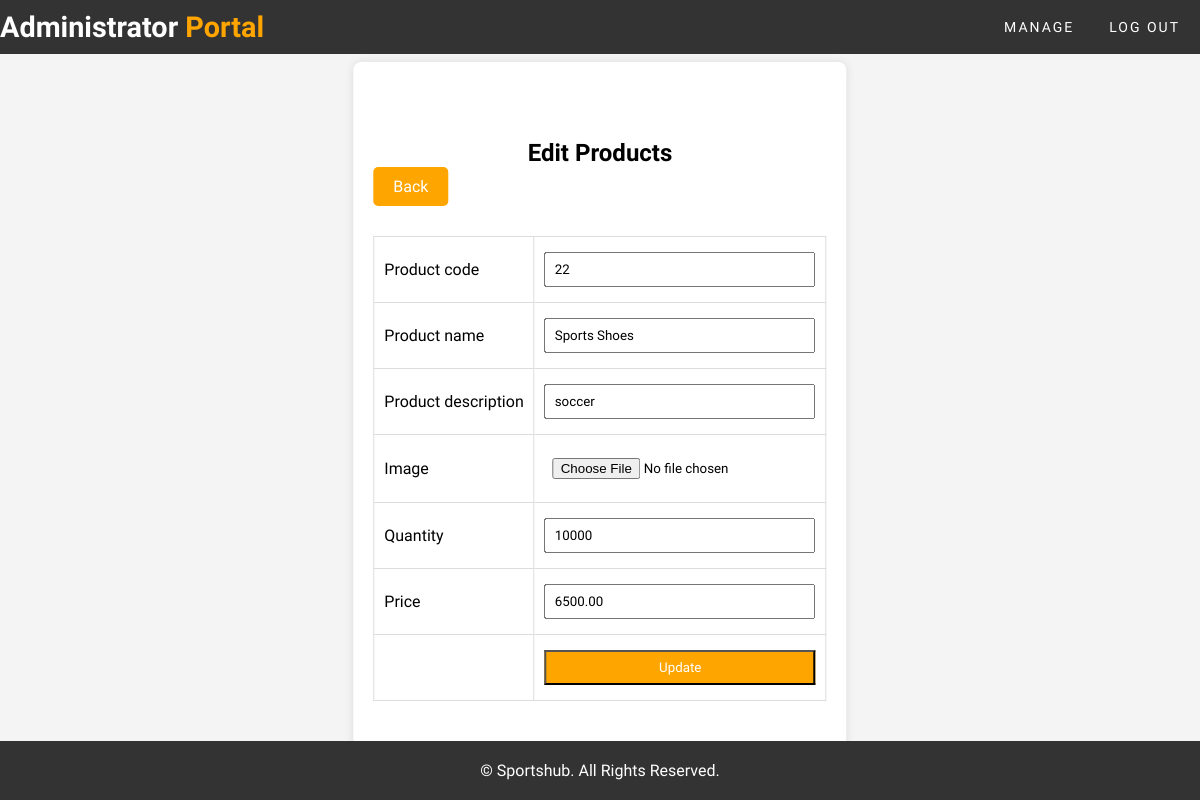
Page /admin/edit.php?id=22 (signed in) on the committed database.
### tables this page shows
CREATE TABLE IF NOT EXISTS `products` (
  `id` int(11) NOT NULL auto_increment,
  `product_code` varchar(60) NOT NULL,
  `product_name` varchar(60) NOT NULL,
  `product_desc` tinytext NOT NULL,
  `product_img_name` varchar(60) NOT NULL,
  `qty` int(5) NOT NULL,
  `price` decimal(10,2) NOT NULL,
  PRIMARY KEY  (`id`),
  UNIQUE KEY `product_code` (`product_code`)
);

### admin/edit.php (the view, shortened to what this page needs)
<?php
require_once("dbConnection.php");
$id = $_GET['id'];
$result = mysqli_query($mysqli, "SELECT * FROM products WHERE id = $id");
$resultData = mysqli_fetch_assoc($result);
$code = $resultData['product_code'];
$name = $resultData['product_name'];
$desc = $resultData['product_desc'];
$img = $resultData['product_img_name'];
$qty = $resultData['qty'];
$price = $resultData['price'];
?>
<html>
<head>
        <link rel="stylesheet" href="https://cdnjs.cloudflare.com/ajax/libs/font-awesome/6.0.0/css/all.min.css">
    <link rel="stylesheet" href="css/style.css">
        <link rel="stylesheet" href="css/edit.css">
</head>
<body>
<nav class="navbar" role="navigation">
    <div class="navbar-container">
        <div class="brand">
          <h1><a href="admin_dashboard.php">Administrator <span>Portal<span></a></h1>
          </div>
      <div class="menu">
        <ul class="nav-links">
            <?php
            if(isset($_SESSION['username'])){
                echo '<li><a href="account.php">Manage</a></li>';
                echo '<li><a href="adminlogout.php">Log Out</a></li>';
            }
            else{
                echo '<li><a href="login.php">Log In</a></li>';
                echo '<li><a href="register.php">Register</a></li>';
            }
            ?>
        </ul>
      </div>
    </div>
</nav>
	   <div class="container">
       <br><br><br>
<center><h2>Edit Products</h2></center>
    <a href="index.php" class="button">Back</a>
    <form name="edit" method="post" action="editAction.php" enctype="multipart/form-data">
        <table>
            <tr>
                <td>Product code</td>
                <td><input type="text" name="code" value="<?php echo $code; ?>"></td>
            </tr>
            <tr>
                <td>Product name</td>
                <td><input type="text" name="name" value="<?php echo $name; ?>"></td>
            </tr>
            <tr>
                <td>Product description</td>
                <td><input type="text" name="desc" value="<?php echo $desc; ?>"></td>
            </tr>
            <tr>
                <td>Image</td>
                <td><input type="file" name="img" value="<?php echo $img; ?>"></td>
            </tr>
            <tr>
                <td>Quantity</td>
                <td><input type="text" name="qty" value="<?php echo $qty; ?>"></td>
            </tr>
            <tr>
                <td>Price</td>
                <td><input type="text" name="price" value="<?php echo $price; ?>"></td>
            </tr>
            <tr>
                <td><input type="hidden" name="id" value=<?php echo $id; ?>></td>
                <td><input type="submit" name="update" value="Update"></td>
            </tr>
        </table>
    </form>
    <br><br><br>
</div>
		<footer>
    <p>&copy; Sportshub. All Rights Reserved.</p>
</footer>
</body>
</html>

### admin/css/style.css (style rules this page uses)
* { margin: 0; padding: 0; font-family: 'Ubuntu', sans-serif; text-decoration: none; box-sizing: border-box; list-style: none; }
body { margin: 0; padding: 0; }
.navbar { background-color: #333; color: #fff; padding: 10px 0; position: fixed; width: 100%; z-index: 5; }
.navbar-container { display: flex; justify-content: space-between; align-items: center; width: 100%; height: 100%; }
.brand a { color: #fff; text-decoration: none; font-size: 1.2em; }
.navbar .brand a span { color: orange; }
.navbar .menu ul li a { width: 100%; margin-right: 10px; display: block; text-align: left; padding: 5px; border-radius: 25px; color: #fff; text-transform: uppercase; font-size: 14px; letter-spacing: 2px; transition: all 0.2s ease; }
.navbar .menu ul li:last-child a { margin-right: 0; }
.nav-links { list-style: none; display: flex; width: 100%; flex-direction: row; }
.menu .nav-links li { margin-right: 15px; }
.menu .nav-links a { color: #fff; text-decoration: none; }
footer { background-color: #333; color: #fff; padding: 20px 0; text-align: center; bottom: 0; width: 100%; position: fixed; }
.container { max-width: 1200px; margin: 0 auto; }
a { color: #3498db; text-decoration: none; }

### admin/css/edit.css (style rules this page uses)
body { font-family: 'Arial', sans-serif; margin: 0; padding: 0; background-color: #f4f4f4; }
.container { max-width: 600px; margin: 20px auto; padding: 20px; background-color: white; box-shadow: 0 0 10px rgba(0, 0, 0, 0.1); border-radius: 8px; position: absolute; top: 50%; left: 50%; transform: translate(-50%, -50%); }
a.button { display: inline-block; background-color: orange; color: white; padding: 10px 20px; text-decoration: none; border-radius: 5px; margin-bottom: 20px; }
form { width: 100%; }
table { width: 100%; border-collapse: collapse; margin-top: 10px; }
th, td { border: 1px solid #ddd; padding: 10px; text-align: left; }
input[type="text"], input[type="file"], input[type="number"], input[type="submit"] { width: 100%; padding: 8px; margin: 5px 0; display: inline-block; box-sizing: border-box; }
input[type="submit"] { background-color: orange; color: white; cursor: pointer; }

### rows in the picture
products: code "22", name "Sports Shoes", desc "soccer", qty "10000", price "6500.00"
